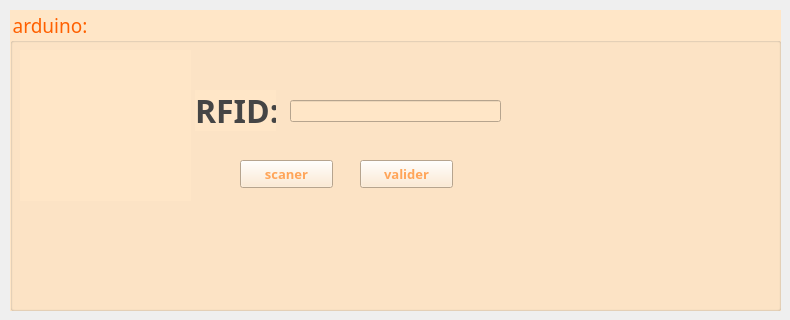
      <widget class="QWidget" name="tab_18">
       <attribute name="title">
        <string>arduino</string>
       </attribute>
       <widget class="QGroupBox" name="groupBox_21">
        <property name="geometry">
         <rect>
          <x>10</x>
          <y>10</y>
          <width>771</width>
          <height>301</height>
         </rect>
        </property>
        <property name="font">
         <font>
          <family>Rockwell</family>
          <pointsize>14</pointsize>
         </font>
        </property>
        <property name="styleSheet">
         <string notr="true">color: rgb(255, 96, 0);

background-color: rgb(255, 230, 199);</string>
        </property>
        <property name="title">
         <string>arduino:</string>
        </property>
        <widget class="QPushButton" name="pushButton_scan">
         <property name="geometry">
          <rect>
           <x>230</x>
           <y>150</y>
           <width>93</width>
           <height>28</height>
          </rect>
         </property>
         <property name="font">
          <font>
           <family>Tw Cen MT Condensed</family>
           <pointsize>10</pointsize>
           <weight>75</weight>
           <bold>true</bold>
          </font>
         </property>
         <property name="styleSheet">
          <string notr="true">color: rgb(255, 165, 89);</string>
         </property>
         <property name="text">
          <string>scaner</string>
         </property>
        </widget>
        <widget class="QLabel" name="label_93">
         <property name="geometry">
          <rect>
           <x>40</x>
           <y>50</y>
           <width>56</width>
           <height>16</height>
          </rect>
         </property>
         <property name="text">
          <string/>
         </property>
        </widget>
        <widget class="QLabel" name="label_94">
         <property name="geometry">
          <rect>
           <x>185</x>
           <y>80</y>
           <width>81</width>
           <height>41</height>
          </rect>
         </property>
         <property name="font">
          <font>
           <family>Tw Cen MT Condensed</family>
           <pointsize>24</pointsize>
           <weight>75</weight>
           <bold>true</bold>
          </font>
         </property>
         <property name="styleSheet">
          <string notr="true">color: rgb(69, 69, 69);</string>
         </property>
         <property name="text">
          <string>RFID:</string>
         </property>
        </widget>
        <widget class="QLineEdit" name="RFID">
         <property name="geometry">
          <rect>
           <x>280</x>
           <y>90</y>
           <width>211</width>
           <height>22</height>
          </rect>
         </property>
        </widget>
        <widget class="QLabel" name="label_95">
         <property name="geometry">
          <rect>
           <x>10</x>
           <y>40</y>
           <width>171</width>
           <height>151</height>
          </rect>
         </property>
         <property name="text">
          <string/>
         </property>
         <property name="pixmap">
          <pixmap>../../../Downloads/WhatsApp_Image_2023-10-09_at_11.52.56_PM-removebg-preview.png</pixmap>
         </property>
         <property name="scaledContents">
          <bool>true</bool>
         </property>
        </widget>
        <widget class="QPushButton" name="pushButton_valider">
         <property name="geometry">
          <rect>
           <x>350</x>
           <y>150</y>
           <width>93</width>
           <height>28</height>
          </rect>
         </property>
         <property name="font">
          <font>
           <family>Tw Cen MT Condensed</family>
           <pointsize>10</pointsize>
           <weight>75</weight>
           <bold>true</bold>
          </font>
         </property>
         <property name="styleSheet">
          <string notr="true">color: rgb(255, 165, 89);</string>
         </property>
         <property name="text">
          <string>valider</string>
         </property>
        </widget>
       </widget>
      </widget>
